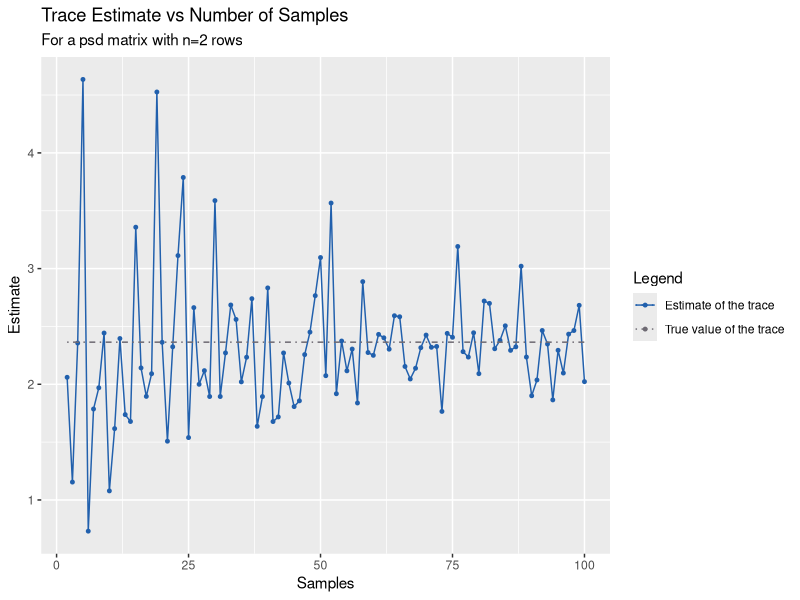
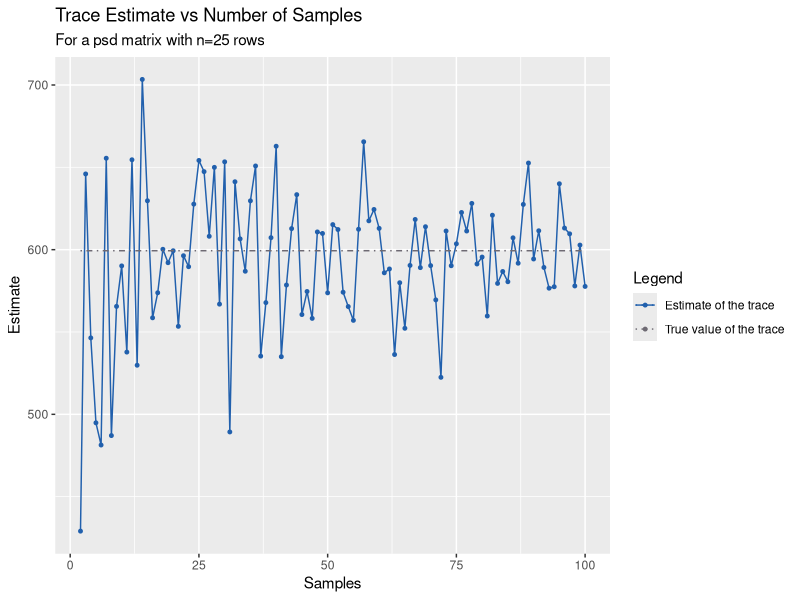
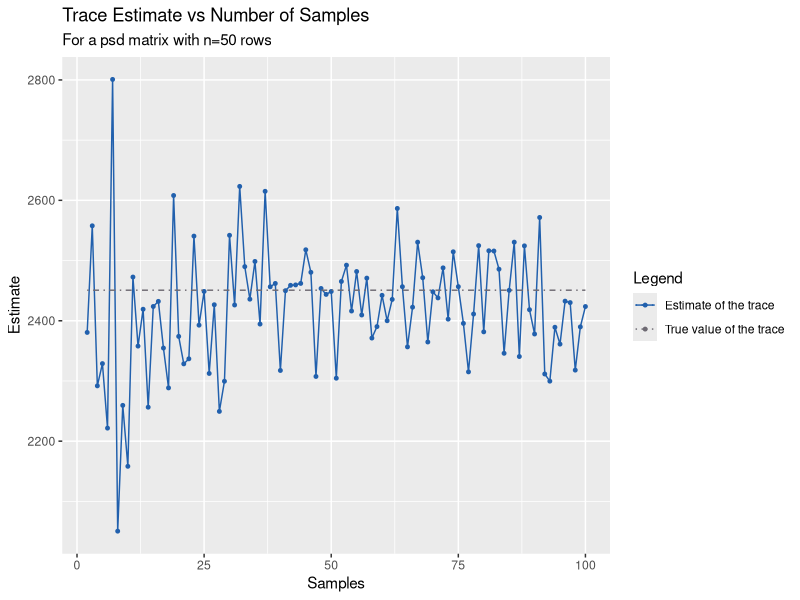
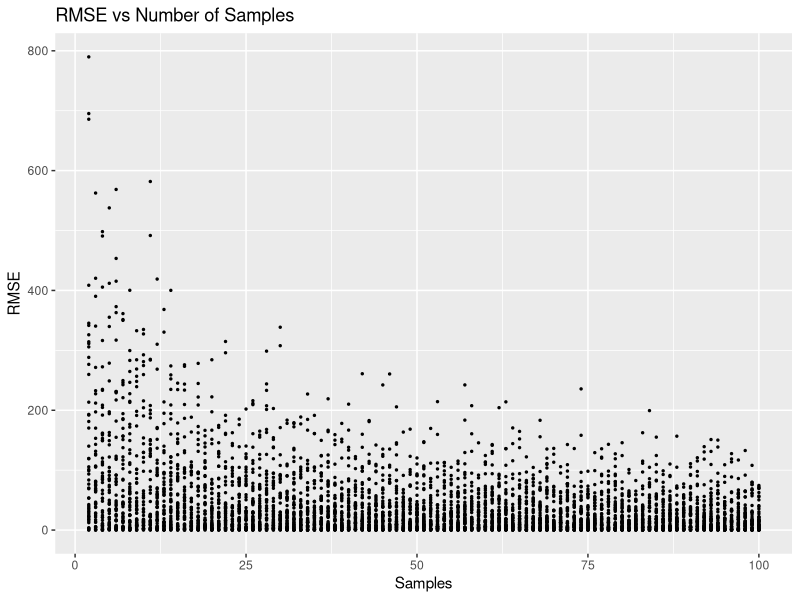
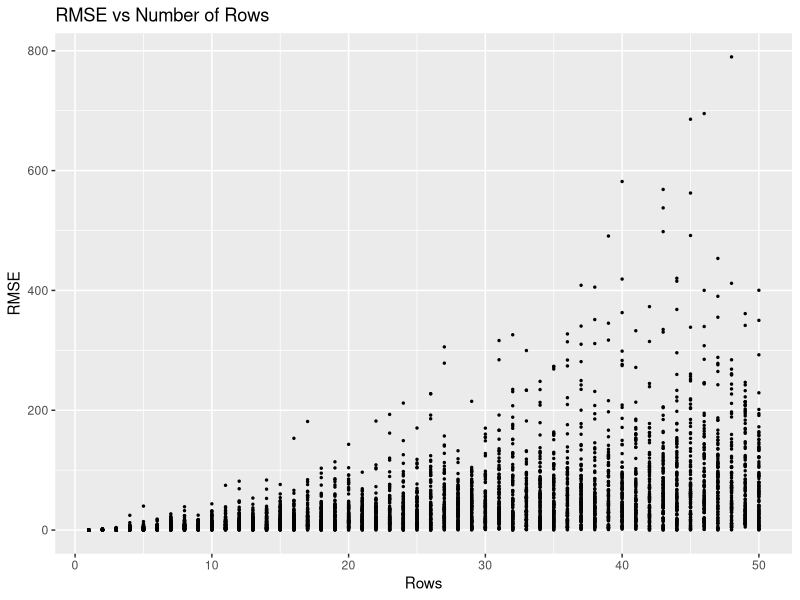
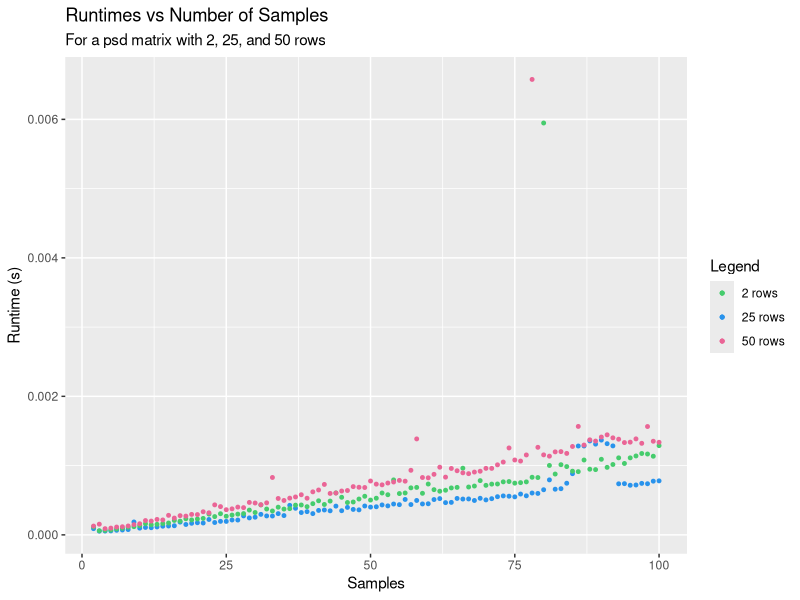
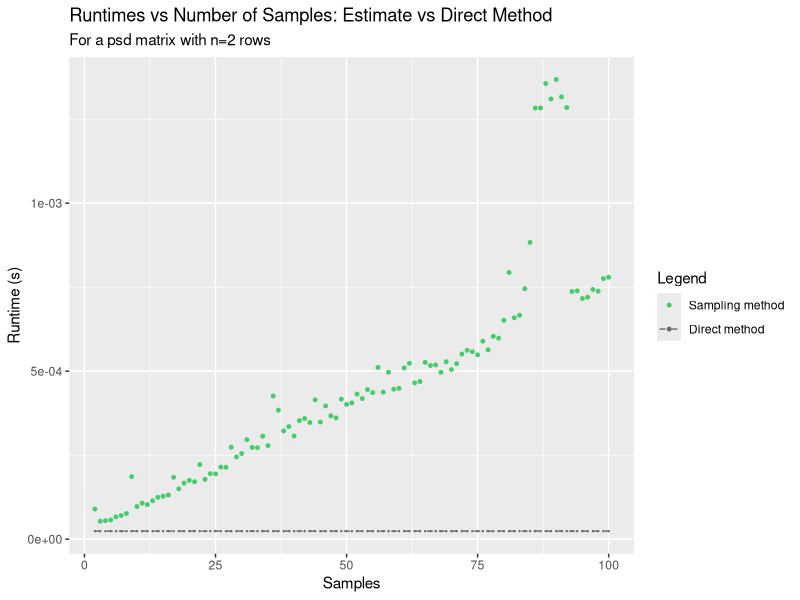
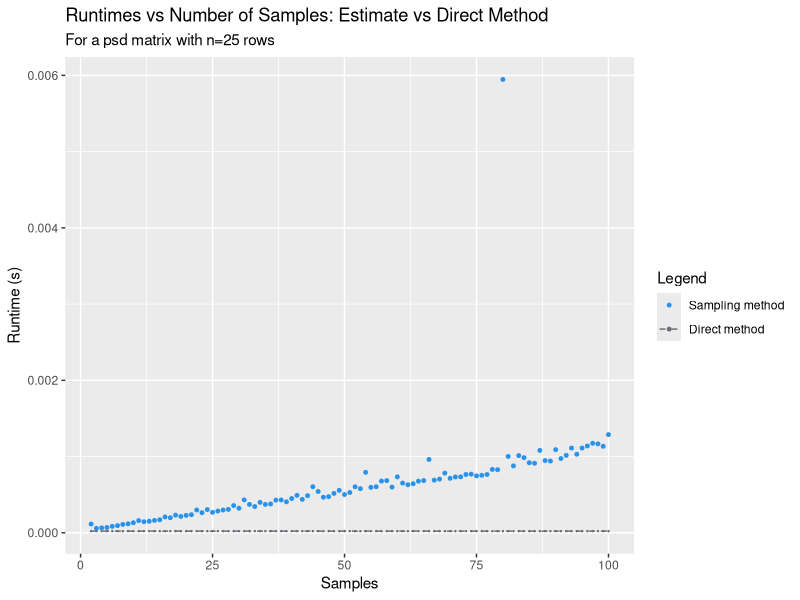

These charts were generated, in order, by the following R code:
## ---- chunk 1
library(psych)    # for the trace method
library(ggplot2)  # graphs
## ---- chunk 2
# A method to compute an unbiased estimator for the trace of a psd matrix. 
# The method uses a random isotropic test vector and matrix-vector 
# multiplication to produce the estimator for the trace. 
# Recall that:
#  * the trace of a square matrix is the sum of its diagonal elements
#  * an unbiased estimator has an expected value equal to the quantity to be estimated
#  * an isotropic vector w is one with the property E[w %*% t(w)] = I
# For proof that this method does produce an unbiased estimator for the trace of a psd
# matrix, please see the accompanying proofs.pdf file.
#
# Parameters
# ----------
# A :  matrix()
#      The nxn psd matrix for which to estimate the trace
# k :  integer
#      The number of samples to take
#
# Returns
# -------
# values$X :  double
#             The estimate of trace(A)
# values$S :  double
#             The sample variance of the estimate
#
traceEstimate <- function(A, k) {
  assertthat::is.count(k)
  
  samples <- matrix(0, nrow=k, ncol=1)
  
  for(i in 1:k) {
    # Draw the isotropic test vector, eg. from the Gaussian distr. with variance=1
    test_vector <- matrix(rnorm(n, mean=0, sd=1), nrow=n, ncol=1)  
    
    # Compute the sample of the estimate and add it to the list
    sample <- t(test_vector) %*% (A %*% test_vector)
    samples[i] <- sample
  }
  
  estimate <- (1/k) * sum(samples)                     # compute the estimate
  var      <- (1/(k-1)) * sum((samples - estimate)^2)  # compute the variance
  
  return(list("X" = estimate, "S" = var))
}
## ---- chunk 3
# A method to compute the error of the estimate as compared to the true value.
# 
# Parameters
# ----------
# a,b  :  list 
#         The two lists to compare
# 
# Returns
# -------
# errs :  list
#         The absolute errors for each element in the lists ($abs), 
#         the mean error ($avg),  
#         and the mean squared error ($mse)
#
compute_err <- function(a, b) {
  
  abs <- matrix(0, nrow=1, ncol=length(a))
  avg <- 0
  rms <- 0
  
  # Compute the absolute error
  for(i in 1:length(a)) {
    abs[i] <- abs(a[[i]] - b[[i]])
  }
  
  # Compute the mean error
  sum <- sum(abs)
  avg <- sum / length(a)
  
  # Compute the root mean squared error (RMSE)
  for(i in 1:length(a)) {
    rms[i] <- sqrt((a[[i]] - b[[i]])^2) / length(a)
  }
  
  return(list("abs" = abs, "avg" = avg, "rms" = rms))
}
## ---- chunk 4
set.seed(987654321)

N <- seq(from=1, to=50)
K <- seq(from=2, to=100)

# Create a data frame for the results
results <- data.frame(matrix(ncol=9, nrow=length(N) * length(K)))
colnames(results) <- c("n", "k", "Estimate", "TrueValue", "RMSE", "RuntimeEst", "RuntimeTrue", "SampleVariance", "SampleStdDev")

index_true <- 1
index_est  <- 1

for(n in N) {
  # Generate a random psd matrix for the simulation
  A <- matrix(rnorm(n*n), nrow=n, ncol=n)
  A <- A %*% t(A)
  
  # Compute the true trace and record the runtime
  start <- Sys.time()
  
  trace_true <- tr(A)
  runtime    <- Sys.time() - start
  
  # Record the true value and run time in the next length(K) rows
  for(i in index_true:(index_true + length(K) - 1)) {
    results[i, "RuntimeTrue"] <- runtime
    results[i, "TrueValue"]     <- trace_true
  }
  
  index_true <- index_true + length(K)
  
  # Compute the estimate of the trace for each number of samples k and record the runtime
  for(k in K) {
    results[index_est, "n"]    <- n
    results[index_est, "k"] <- k

    new_start <- Sys.time()
  
    trace_est <- traceEstimate(A, k)
    results[index_est, "RuntimeEst"] <- Sys.time() - new_start
    results[index_est, "Estimate"]   <- trace_est$X

    results[index_est, "SampleVariance"] <- trace_est$S
    results[index_est, "SampleStdDev"]   <- sqrt(as.double(trace_est$S))
  
    index_est <- index_est + 1
  }
}

# Compute the errors
for(i in 1:nrow(results)) {
  results[i, "RMSE"] <- compute_err(results[i, "Estimate"], results[i, "TrueValue"])$rms
}
## ---- chunk 5
# Plot of trace estimate vs number of samples 
# Examples: n=2, n=25, n = 50
example1 <- results[100:198,]
example2 <- results[2377:2475,]
example3 <- results[4852:4950,]

ggplot(example1, aes(x=k, y=Estimate)) +
  geom_point(aes(color="#2160ad"), size=1, show.legend=TRUE) +
  geom_line(aes(color="#2160ad")) +
  geom_line(aes(y=2.363978, color="#6E6A73"), linetype="dotdash", show.legend=TRUE) +
  ggtitle(label="Trace Estimate vs Number of Samples", subtitle="For a psd matrix with n=2 rows") +
  xlab("Samples") +
  scale_color_manual(name="Legend", values=c("#2160ad", "#6E6A73"), labels=c("Estimate of the trace", "True value of the trace"))

ggplot(example2, aes(x=k, y=Estimate)) +
  geom_point(aes(color="#2160ad"), size=1, show.legend=TRUE) +
  geom_line(aes(color="#2160ad")) +
  geom_line(aes(y=599.3642, color="#6E6A73"), linetype="dotdash", show.legend=TRUE) +
  ggtitle(label="Trace Estimate vs Number of Samples", subtitle="For a psd matrix with n=25 rows") +
  xlab("Samples") +
  scale_color_manual(name="Legend", values=c("#2160ad", "#6E6A73"), labels=c("Estimate of the trace", "True value of the trace"))

ggplot(example3, aes(x=k, y=Estimate)) +
  geom_point(aes(color="#2160ad"), size=1, show.legend=TRUE) +
  geom_line(aes(color="#2160ad")) +
  geom_line(aes(y=example3[2, "TrueValue"], color="#6E6A73"), linetype="dotdash", show.legend=TRUE) +
  ggtitle(label="Trace Estimate vs Number of Samples", subtitle="For a psd matrix with n=50 rows") +
  xlab("Samples") +
  scale_color_manual(name="Legend", values=c("#2160ad", "#6E6A73"), labels=c("Estimate of the trace", "True value of the trace"))


# Plot of RMSE vs number of samples
ggplot(results, aes(x=k, y=RMSE)) +
  geom_point(size=0.5) +
  ggtitle("RMSE vs Number of Samples") +
  xlab("Samples")


# Plot of RMSE vs number of rows
ggplot(results, aes(x=n, y=RMSE)) +
  geom_point(size=0.5) +
  ggtitle("RMSE vs Number of Rows") +
  xlab("Rows")


# Plot of runtimes vs number of samples for n=2, 25, and 50
ggplot(example1, aes(x=k, y=RuntimeEst)) +
  geom_point(aes(color="#46CC6D"), size=1, show.legend=TRUE) +                                    # example 1
  geom_point(data=example2, aes(x=k, y=RuntimeEst, color="#2993EC"), size=1, show.legend=TRUE) +  # example 2
  geom_point(data=example3, aes(x=k, y=RuntimeEst, color="#EA6596"), size=1, show.legend=TRUE) +  # example 3
  ggtitle(label="Runtimes vs Number of Samples", subtitle="For a psd matrix with 2, 25, and 50 rows") +
  ylab("Runtime (s)") +
  xlab("Samples") +
  scale_color_manual(name="Legend", values=c("#46CC6D", "#2993EC", "#EA6596"), labels=c("2 rows", "25 rows", "50 rows"))

# Plot of runtimes vs number of samples for n=2, with base method comparison
ggplot(example1, aes(x=k, y=RuntimeEst)) +
  geom_point(aes(color="#46CC6D"), size=1, show.legend=TRUE) +
  geom_point(aes(x=k, y=RuntimeTrue, color="#6E6A73"), size=0.2, show.legend=TRUE) +
  geom_line(aes(y=RuntimeTrue, color="#6E6A73"), linetype="dashed") +
  ggtitle(label="Runtimes vs Number of Samples: Estimate vs Direct Method", subtitle="For a psd matrix with n=2 rows") +
  ylab("Runtime (s)") +
  xlab("Samples") +
  scale_color_manual(name="Legend", values=c("#46CC6D", "#6E6A73"), labels=c("Sampling method", "Direct method"))

# Plot of runtimes vs number of samples for n=25, with base method comparison
ggplot(example2, aes(x=k, y=RuntimeEst)) +
  geom_point(aes(color="#2993EC"), size=1, show.legend=TRUE) +
  geom_point(aes(x=k, y=RuntimeTrue, color="#6E6A73"), size=0.2, show.legend=TRUE) +
  geom_line(aes(y=RuntimeTrue, color="#6E6A73"), linetype="dashed") +
  ggtitle(label="Runtimes vs Number of Samples: Estimate vs Direct Method", subtitle="For a psd matrix with n=25 rows") +
  ylab("Runtime (s)") +
  xlab("Samples") +
  scale_color_manual(name="Legend", values=c("#2993EC", "#6E6A73"), labels=c("Sampling method", "Direct method"))

# Plot of runtimes vs number of samples for n=50, with base method comparison
ggplot(example3, aes(x=k, y=RuntimeEst)) +
  geom_point(aes(color="#EA6596"), size=1, show.legend=TRUE) +
  geom_point(aes(x=k, y=RuntimeTrue, color="#6E6A73"), size=0.2, show.legend=TRUE) +
  geom_line(aes(y=RuntimeTrue, color="#6E6A73"), linetype="dashed") +
  ggtitle(label="Runtimes vs Number of Samples: Estimate vs Direct Method", subtitle="For a psd matrix with n=50 rows") +
  ylab("Runtime (s)") +
  xlab("Samples") +
  scale_color_manual(name="Legend", values=c("#EA6596", "#6E6A73"), labels=c("Sampling method", "Direct method"))

# Combined plot of runtimes vs number of samples with base method comparison
ggplot(example1, aes(x=k, y=RuntimeEst)) +
  geom_point(data=example1, aes(color="#46CC6D"), size=1, show.legend=TRUE) +
  geom_point(data=example2, aes(color="#2993EC"), size=1, show.legend=TRUE) +
  geom_point(data=example3, aes(color="#EA6596"), size=1, show.legend=TRUE) +
  geom_line(aes(y=RuntimeTrue, color="#6E6A73"), linetype="dashed") +
  ggtitle(label="Runtimes vs Number of Samples: Estimate vs Direct Method") +
  ylab("Runtime (s)") +
  xlab("Samples") +
  scale_color_manual(name="Legend", values=c("#46CC6D", "#2993EC", "#EA6596", "#6E6A73"), labels=c("Sampling method, n=2", "Sampling method, n=25", "Sampling method, n=50", "Direct method"))
